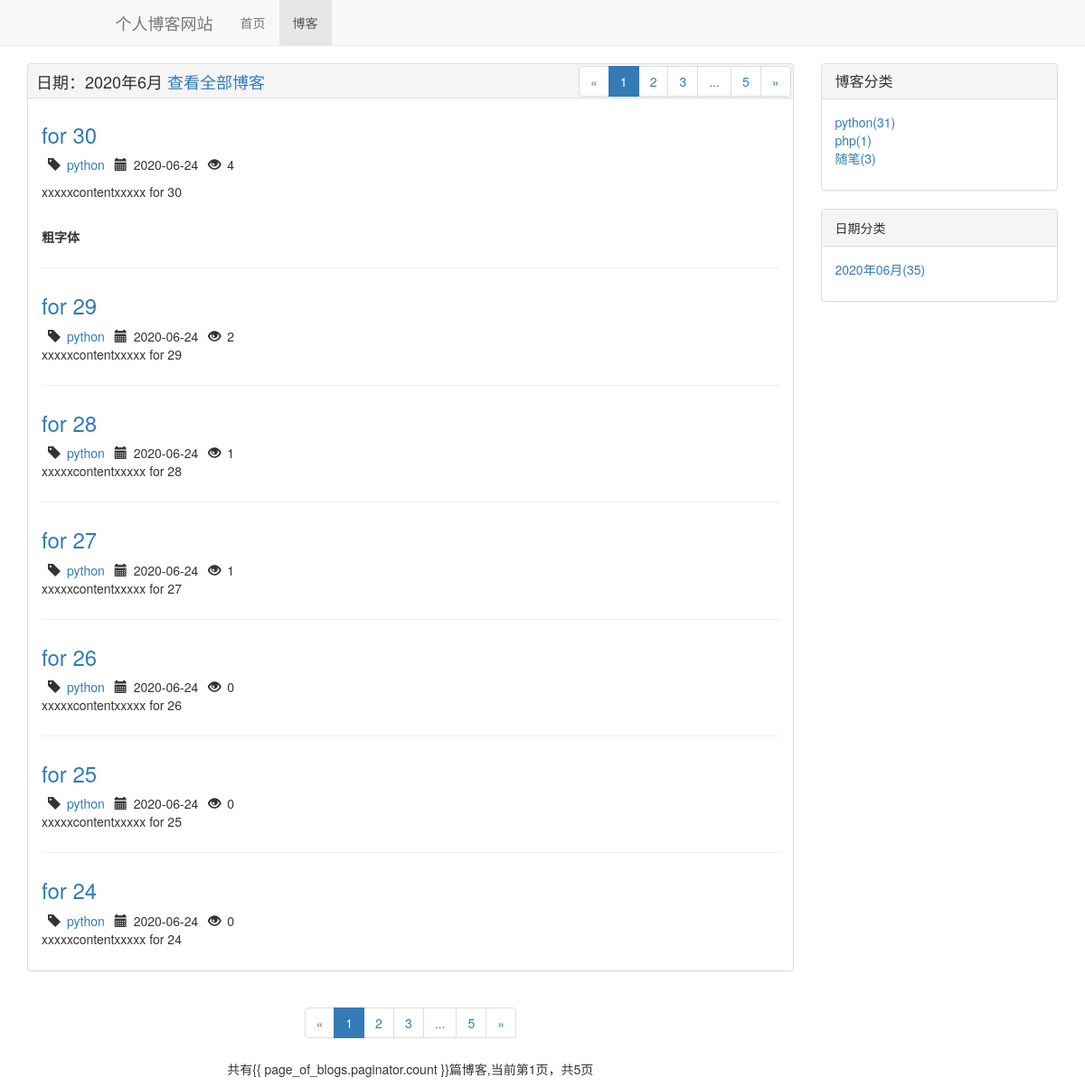
The app's page /blog/date/2020/6 with its own data.
### blog/models.py (models this page shows, shortened)
class Blog(models.Model):
    title = models.CharField(max_length=50)
    blog_type = models.ForeignKey(BlogType,on_delete=models.DO_NOTHING)
    content = RichTextUploadingField()
    author = models.ForeignKey(User,on_delete=models.DO_NOTHING)
    readed_num = models.IntegerField(default=0)
    created_time = models.DateTimeField(auto_now_add=True)
    last_updated_time = models.DateTimeField(auto_now=True)
    class Meta:
        ordering = ['-created_time']

class BlogType(models.Model):
    type_name = models.CharField(max_length=15)
    def __str__(self):
        return self.type_name

### blog/views.py (the view)
# urls.py: path('date/<int:year>/<int:month>',views.blogs_with_date, name='blogs_with_date'),
def blogs_with_date(request, year, month):
    blogs_all_list = Blog.objects.filter(created_time__year=year, created_time__month=month)
    context = blog_with_common_list(request, blogs_all_list)
    context['blogs_with_date'] = '%s年%s月' % (year, month)
    return render(request, 'blog/blogs_with_date.html', context)

### blog/templates/blog/blogs_with_date.html (shortened to what this page needs)
{% extends 'blog/blog_list.html' %}
{% block blog_type_title %}
    日期：{{blogs_with_date}}
<a href="{% url 'blog_list' %}">查看全部博客</a>
{% endblock%}

### blog/templates/blog/blog_list.html (shortened to what this page needs)
{% extends 'base.html' %}
{% load static %}
{% block header_extends %}
<link rel="stylesheet" href="{% static 'blog/blog.css' %}">
{% endblock %}
{% block nav_blog_active %}
active
{%endblock%}
{% block content %}
<div class="container">
    <div class="row">
        <div class="col-xs-12 col-sm-8 col-md-9">
            <div class="panel panel-default" id="floatclear">
                <div class="panel-heading  page-title"><span class="blog-list-title"> {% block blog_type_title %}{% endblock%}</span>
                    <div class="right">
                        <ul class="pagination">
                            {% if page_of_blogs.has_previous %}
                            <li><a href="?page={{page_of_blogs.previous_page_number}}" aria-label="Previous">
                                <span aria-hidden="true">&laquo;</span>
                            </a></li>
                            {% else %}
                            <li class="disabled">
                                <span class="disabled" aria-hidden="true">&laquo;</span>
                            </li>
                            {% endif%}
                            {% for page_num in page_range %}
                            {% if page_num == page_of_blogs.number %}
                            <li class="active"><a href="?page={{page_num}}">{{page_num}} </a>
                                {% else %}
                                {% if page_num == '...' %}
                            <li><span>{{page_num}} </span>
                                {% else %}
                            <li><a href="?page={{page_num}}">{{page_num}} </a>
                                {% endif %}
                                {% endif %}
                            </li>
                            {% endfor%}
                            {% if page_of_blogs.has_next %}
                            <li><a href="?page={{page_of_blogs.next_page_number}}" aria-label="Previous">
                                <span aria-hidden="true">&raquo;</span>
                            </a></li>
                            {% else %}
                            <li class="disabled"><span aria-hidden="true">&raquo;</span></li>
                            {% endif%}
                        </ul>
                    </div>
                </div>
                <div class="panel-body">
                    {% for blog in page_of_blogs.object_list %}
                    <div class="blog">
                        <h3><a href="{% url 'blog_detail' blog.pk %}">
                            {{blog.title}}
                        </a></h3>
                        <p class="blog-info">
                            <span class="glyphicon glyphicon-tag blog-icon" aria-hidden="true"></span><a
                                href="{% url 'blogs_with_type' blog.blog_type.pk %}">{{blog.blog_type}}</a>
                            <span class="glyphicon glyphicon-calendar blog-icon" aria-hidden="true"></span>{{blog.created_time|date:"Y-m-d"}}
                            <span class="glyphicon glyphicon-eye-open blog-icon" aria-hidden="true"></span>{{blog.readed_num}}
                        </p>
                        <p>{{ blog.content|safe|truncatechars:120 }}</p>
                    </div>
                    {% empty %}
                    <div class="blog">
                        <h3>--暂无内容，敬请期待--</h3>
                    </div>
                    {% endfor %}
                </div>
            </div>
            <div class="paginator-down">
                <ul class="pagination">
                    {% if page_of_blogs.has_previous %}
                    <li><a href="?page={{page_of_blogs.previous_page_number}}" aria-label="Previous">
                        <span aria-hidden="true">&laquo;</span>
                    </a></li>
                    {% else %}
                    <li class="disabled">
                        <span class="disabled" aria-hidden="true">&laquo;</span>
                    </li>
                    {% endif%}
                    {% for page_num in page_range %}
                    {% if page_num == page_of_blogs.number %}
                    <li class="active"><a href="?page={{page_num}}">{{page_num}} </a>
                        {% else %}
                        {% if page_num == '...' %}
                    <li><span>{{page_num}} </span>
                        {% else %}
                    <li><a href="?page={{page_num}}">{{page_num}} </a>
                        {% endif %}
                        {% endif %}
                    </li>
                    {% endfor%}
                    {% if page_of_blogs.has_next %}
                    <li><a href="?page={{page_of_blogs.next_page_number}}" aria-label="Previous">
                        <span aria-hidden="true">&raquo;</span>
                    </a></li>
                    {% else %}
                    <li class="disabled"><span aria-hidden="true">&raquo;</span></li>
                    {% endif%}
                </ul>
                <p>
                    共有{{ page_of_blogs.paginator.count
                    }}篇博客,当前第{{page_of_blogs.number}}页，共{{page_of_blogs.paginator.num_pages}}页
                </p>
            </div>
        </div>
        <div class="hidden-xs col-sm-4 col-md-3">
            <div class="panel panel-default">
                <div class="panel-heading">
                    <h3 class="panel-title">博客分类</h3>
                </div>
                <div class="panel-body">
                    <ul class="list-unstyled">
                        {% for blog_type in blog_types %}
                        <li>
                            <a href="{% url 'blogs_with_type' blog_type.pk %}">
                                {{blog_type.type_name}}({{blog_type.blog_count}})
                            </a>
                        </li>
                        {%empty %}
                        <li>暂无分类</li>
                        {%endfor%}
                    </ul>
                </div>
            </div>
            <div class="panel panel-default">
                <div class="panel-heading">
                    日期分类
                </div>
                <div class="panel-body">
                    <ul class="list-unstyled">
                        {% for blog_date,blog_count in blog_dates.items %}
                        <a href="{% url 'blogs_with_date' blog_date.year blog_date.month %}">
                            <li>
                                {{ blog_date|date:"Y年m月" }}({{blog_count}})
                            </li>
                        </a>
                        {%endfor%}
                    </ul>
                </div>
            </div>
        </div>
    </div>
</div>
{% endblock %}

### static/css/base.css (style rules this page uses)
* { margin: 0; padding: 0; }
body { margin-top:70px!important; }

### blog/static/blog/blog.css (style rules this page uses)
div.blog:not(:last-child) { margin-bottom: 2em; padding-bottom: 1em; border-bottom:1px solid #eee; }
div.blog h3 { margin-top: 0.5em; }
div.blog p.blog-info { margin-bottom:0; }
span.blog-icon { margin:0 0.5em; }
.blog-list-title { margin-left: 0.5em; font-size:18px; font-weight:500; }
.right { float:right; }
.right ul { margin:2px; }
div.paginator-down { text-align: center; }
.page-title { padding:0; height:38px; line-height:38px; overflow:hidden; }

### records on screen
Blog: title "for 30", blog_type "python", created_time "2020-06-24", readed_num "4", content "xxxxxcontentxxxxx for 30 粗字体"
Blog: title "for 29", blog_type "python", created_time "2020-06-24", readed_num "2", content "xxxxxcontentxxxxx for 29"
Blog: title "for 28", blog_type "python", created_time "2020-06-24", readed_num "1", content "xxxxxcontentxxxxx for 28"
Blog: title "for 27", blog_type "python", created_time "2020-06-24", readed_num "1", content "xxxxxcontentxxxxx for 27"
Blog: title "for 26", blog_type "python", created_time "2020-06-24", readed_num "0", content "xxxxxcontentxxxxx for 26"
Blog: title "for 25", blog_type "python", created_time "2020-06-24", readed_num "0", content "xxxxxcontentxxxxx for 25"
Blog: title "for 24", blog_type "python", created_time "2020-06-24", readed_num "0", content "xxxxxcontentxxxxx for 24"
BlogType: type_name "python", blog_count "31"
BlogType: type_name "php", blog_count "1"
BlogType: type_name "随笔", blog_count "3"

### other values on screen
{{ blogs_with_date }} "2020年6月"
{{ page_num }} "1"
{{ page_num }} "2" "3" "5"
{{ page_num }} "..."
{{ page_of_blogs.number }} "1"
{{ page_of_blogs.paginator.num_pages }} "5"
{{ blog_date|date:"Y年m月" }} "2020年06月"
{{ blog_count }} "35"
